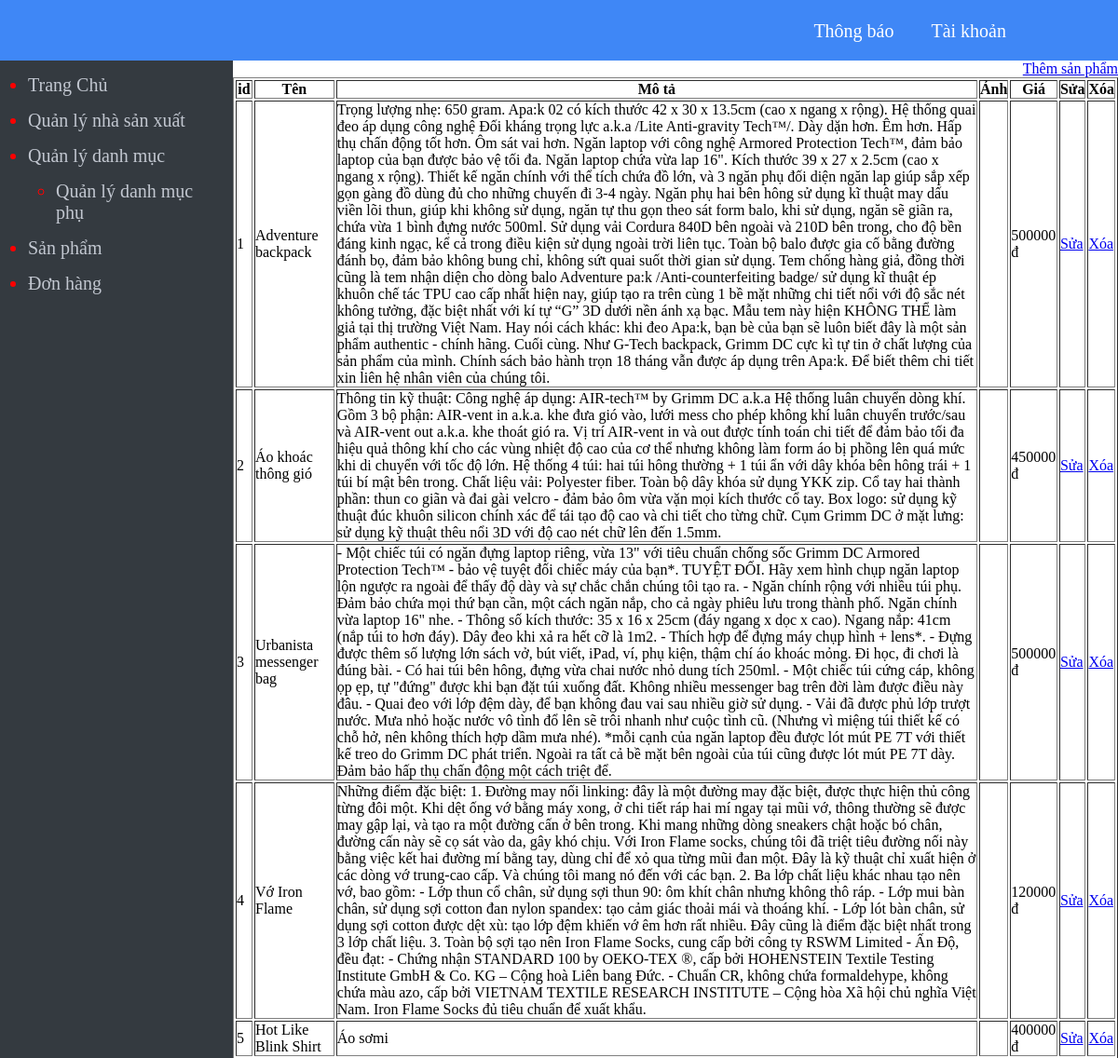
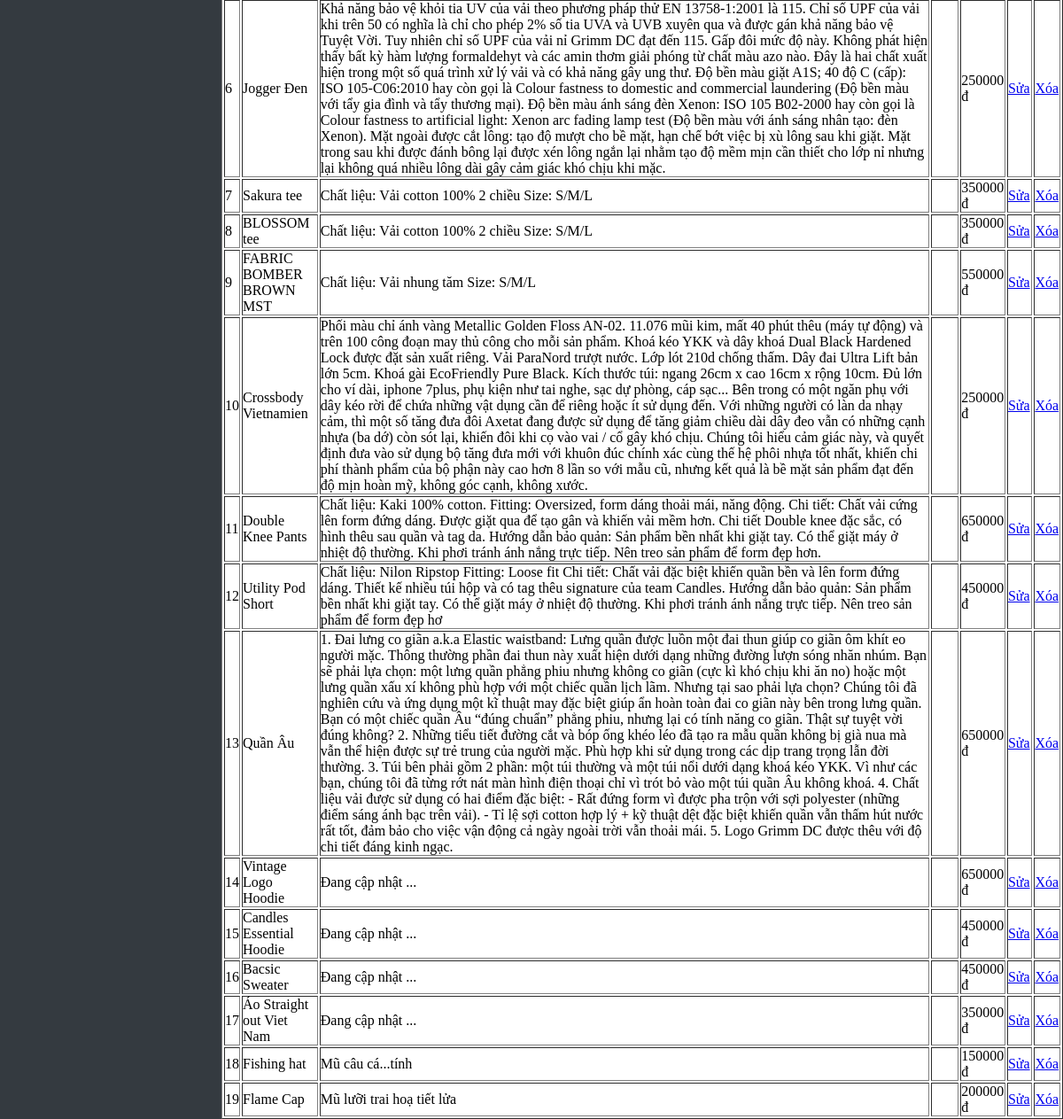
Before: /admin/product/index.php with the older database file (2 pictures, top to bottom).
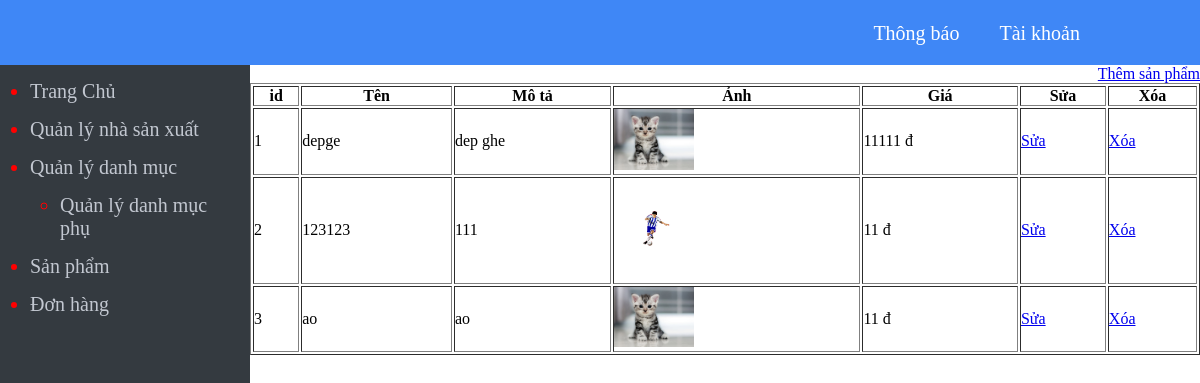
After: the same page with the newer database file.
### tables this page shows
CREATE TABLE `product` (
  `id` int(11) NOT NULL,
  `name` varchar(50) NOT NULL,
  `description` text NOT NULL,
  `img` text NOT NULL,
  `price` int(11) NOT NULL,
  `manufacturers_id` int(11) NOT NULL,
  `category_detail_id` int(11) NOT NULL
);

### admin/product/index.php (the view)
<?php require'../menu_top.php'?>
<?php require '../connect.php';
$sql="select * from product";
$result=mysqli_query($connect,$sql);
?>
	<a style="float:right;" href="form_insert.php">Thêm sản phẩm</a>
	<table border="1" width="100%">
		<tr>
		<th >id</th>
		<th >Tên</th>
		<th >Mô tả</th>
		<th >Ảnh</th>
		<th >Giá</th>
		<th >Sửa</th>
		<th >Xóa</th>
		</tr>
		<?php foreach ($result as $key => $each) { ?>
			<tr>
				<td><?php echo $key+1 ?></td>
				<td><?php echo $each['name'] ?></td>
				<td><?php echo $each['description'] ?></td>
				<td>
					<img width="80" src="photos/<?php echo $each['img'] ?>" alt="">
				</td>
				<td><?php echo $each['price'] ?> đ</td>
				<td>
					<a href="form_update.php?id=<?php echo $each['id']?>">Sửa</a>
				</td>
			 	<td>
					<a href="process_delete.php?id=<?php echo $each['id']?>">Xóa</a>
				</td>
			</tr>
		<?php } ?>
	</table>
<?php require'../menu_bottom.php'?>

### admin/menu_top.php (shortened to what this page needs)
<!DOCTYPE html>
<html lang="en">
<head>
</head>
<body>
	<div id="header" >
		<div class="header-compoment">
			<ul class="header-container">
				<li class="header-list"><a href="" class="header-item">Thông báo</a></li>
				<li class="header-list"><a href="" class="header-item">Tài khoản</a></li>
			</ul>
		</div>
	</div>
	<div id="container">
		<div class="navbar">
			<ul class="navbar-body">
				<li class="navbar-list"><a href="" class="navbar-item">Trang Chủ</a></li>
				<li class="navbar-list"><a href="../manufactures" class="navbar-item">Quản lý nhà sản xuất</a></li>
				<li class="navbar-list"><a href="../category" class="navbar-item">Quản lý danh mục</a>
					<ul class="navbar-body">
						<li class="navbar-list"><a href="../category_sub" class="navbar-item">Quản lý danh mục phụ</a></li>
					</ul>
				</li>
				<li class="navbar-list"><a href="../product" class="navbar-item">Sản phẩm</a></li>
				<li class="navbar-list"><a href="" class="navbar-item">Đơn hàng</a></li>
			</ul>
		</div>
		<div class="main-body">

### admin/menu_bottom.php (shortened to what this page needs)
	</div>
	</div>
</body>
</html>

### admin/menu_top.php (style rules this page uses)
* { margin: 0; padding: 0; box-sizing: none; }
#header { width: 100%; height: 65px; background-color: #3f87f6 ; position: fixed; top: 0; }
#container { margin-top: 65px; width: 100%; height: 100vh; }
.navbar { position: fixed; height: 100%; width: 250px; background-color: #343a40; left: 0; }
.main-body { margin-left:250px ; height: 100%; }
.navbar-list { margin: 15px 15px 10px 30px; font-size: 20px ; color: red; }
.navbar-item { text-decoration: none; color: #c2c7d0; }
.header-compoment { display: flex; justify-content: space-between; padding: 0 100px; }
.header-container { display: flex; }
.header-list { list-style: none; padding: 22px 20px; }
.header-item { text-decoration: none; color: white; font-size: 20px; }

Changed rows visible on the page:
removed product: name "Adventure backpack", description "Trọng lượng nhẹ: 650 gram. Apa:k 02 có kích thước 42 x 30 x 13.5cm (cao x ngang x rộng). Hệ thống quai đeo áp dụng công nghệ Đối kháng trọng lực a.k.a /Lite Anti-gravity Tech™/. Dày dặn hơn. Êm hơn. Hấp thụ chấn động tốt hơn. Ôm sát vai hơn. Ngăn laptop với công nghệ Armored Protection Tech™, đảm bảo laptop của bạn được bảo vệ tối đa. Ngăn laptop chứa vừa lap 16\". Kích thước 39 x 27 x 2.5cm (cao x ngang x rộng). Thiết kế ngăn chính với thể tích chứa đồ lớn, và 3 ngăn phụ đối diện ngăn lap giúp sắp xếp gọn gàng đồ dùng đủ cho những chuyến đi 3-4 ngày. Ngăn phụ hai bên hông sử dụng kĩ thuật may dấu viền lõi thun, giúp khi không sử dụng, ngăn tự thu gọn theo sát form balo, khi sử dụng, ngăn sẽ…", price "500000"
removed product: name "Áo khoác thông gió", description "Thông tin kỹ thuật: Công nghệ áp dụng: AIR-tech™ by Grimm DC a.k.a Hệ thống luân chuyển dòng khí. Gồm 3 bộ phận: AIR-vent in a.k.a. khe đưa gió vào, lưới mess cho phép không khí luân chuyển trước/sau và AIR-vent out a.k.a. khe thoát gió ra. Vị trí AIR-vent in và out được tính toán chi tiết để đảm bảo tối đa hiệu quả thông khí cho các vùng nhiệt độ cao của cơ thể nhưng không làm form áo bị phồng lên quá mức khi di chuyển với tốc độ lớn. Hệ thống 4 túi: hai túi hông thường + 1 túi ẩn với dây khóa bên hông trái + 1 túi bí mật bên trong. Chất liệu vải: Polyester fiber. Toàn bộ dây khóa sử dụng YKK zip. Cổ tay hai thành phần: thun co giãn và đai gài velcro - đảm bảo ôm vừa vặn mọi kích thước cổ…", price "450000"
removed product: name "Urbanista messenger bag", description "- Một chiếc túi có ngăn đựng laptop riêng, vừa 13\" với tiêu chuẩn chống sốc Grimm DC Armored Protection Tech™ - bảo vệ tuyệt đối chiếc máy của bạn*. TUYỆT ĐỐI. Hãy xem hình chụp ngăn laptop lộn ngược ra ngoài để thấy độ dày và sự chắc chắn chúng tôi tạo ra. - Ngăn chính rộng với nhiều túi phụ. Đảm bảo chứa mọi thứ bạn cần, một cách ngăn nắp, cho cả ngày phiêu lưu trong thành phố. Ngăn chính vừa laptop 16\" nhe. - Thông số kích thước: 35 x 16 x 25cm (đáy ngang x dọc x cao). Ngang nắp: 41cm (nắp túi to hơn đáy). Dây đeo khi xả ra hết cỡ là 1m2. - Thích hợp để đựng máy chụp hình + lens*. - Đựng được thêm số lượng lớn sách vở, bút viết, iPad, ví, phụ kiện, thậm chí áo khoác mỏng. Đi học, đi chơi…", price "500000"
removed product: name "Vớ Iron Flame", description "Những điểm đặc biệt: 1. Đường may nối linking: đây là một đường may đặc biệt, được thực hiện thủ công từng đôi một. Khi dệt ống vớ bằng máy xong, ở chi tiết ráp hai mí ngay tại mũi vớ, thông thường sẽ được may gập lại, và tạo ra một đường cấn ở bên trong. Khi mang những dòng sneakers chật hoặc bó chân, đường cấn này sẽ cọ sát vào da, gây khó chịu. Với Iron Flame socks, chúng tôi đã triệt tiêu đường nối này bằng việc kết hai đường mí bằng tay, dùng chỉ để xỏ qua từng mũi đan một. Đây là kỹ thuật chỉ xuất hiện ở các dòng vớ trung-cao cấp. Và chúng tôi mang nó đến với các bạn. 2. Ba lớp chất liệu khác nhau tạo nên vớ, bao gồm: - Lớp thun cổ chân, sử dụng sợi thun 90: ôm khít chân nhưng không…", price "120000"
removed product: name "Hot Like Blink Shirt", description "Áo sơmi", price "400000"
removed product: name "Jogger Đen", description "Khả năng bảo vệ khỏi tia UV của vải theo phương pháp thử EN 13758-1:2001 là 115. Chỉ số UPF của vải khi trên 50 có nghĩa là chỉ cho phép 2% số tia UVA và UVB xuyên qua và được gán khả năng bảo vệ Tuyệt Vời. Tuy nhiên chỉ số UPF của vải nỉ Grimm DC đạt đến 115. Gấp đôi mức độ này. Không phát hiện thấy bất kỳ hàm lượng formaldehyt và các amin thơm giải phóng từ chất màu azo nào. Đây là hai chất xuất hiện trong một số quá trình xử lý vải và có khả năng gây ung thư. Độ bền màu giặt A1S; 40 độ C (cấp): ISO 105-C06:2010 hay còn gọi là Colour fastness to domestic and commercial laundering (Độ bền màu với tẩy gia đình và tẩy thương mại). Độ bền màu ánh sáng đèn Xenon: ISO 105 B02-2000 hay còn gọi…", price "250000"
removed product: name "Sakura tee", description "Chất liệu: Vải cotton 100% 2 chiều Size: S/M/L", price "350000"
removed product: name "BLOSSOM tee", description "Chất liệu: Vải cotton 100% 2 chiều Size: S/M/L", price "350000"
removed product: name "FABRIC BOMBER BROWN MST", description "Chất liệu: Vải nhung tăm Size: S/M/L", price "550000"
removed product: name "Crossbody Vietnamien", description "Phối màu chỉ ánh vàng Metallic Golden Floss AN-02. 11.076 mũi kim, mất 40 phút thêu (máy tự động) và trên 100 công đoạn may thủ công cho mỗi sản phẩm. Khoá kéo YKK và dây khoá Dual Black Hardened Lock được đặt sản xuất riêng. Vải ParaNord trượt nước. Lớp lót 210d chống thấm. Dây đai Ultra Lift bản lớn 5cm. Khoá gài EcoFriendly Pure Black. Kích thước túi: ngang 26cm x cao 16cm x rộng 10cm. Đủ lớn cho ví dài, iphone 7plus, phụ kiện như tai nghe, sạc dự phòng, cáp sạc... Bên trong có một ngăn phụ với dây kéo rời để chứa những vật dụng cần để riêng hoặc ít sử dụng đến. Với những người có làn da nhạy cảm, thì một số tăng đưa đôi Axetat đang được sử dụng để tăng giảm chiều dài dây đeo vẫn có…", price "250000"
removed product: name "Double Knee Pants", description "Chất liệu: Kaki 100% cotton. Fitting: Oversized, form dáng thoải mái, năng động. Chi tiết: Chất vải cứng lên form đứng dáng. Được giặt qua để tạo gân và khiến vải mềm hơn. Chi tiết Double knee đặc sắc, có hình thêu sau quần và tag da. Hướng dẫn bảo quản: Sản phẩm bền nhất khi giặt tay. Có thể giặt máy ở nhiệt độ thường. Khi phơi tránh ánh nắng trực tiếp. Nên treo sản phẩm để form đẹp hơn.", price "650000"
removed product: name "Utility Pod Short", description "Chất liệu: Nilon Ripstop Fitting: Loose fit Chi tiết: Chất vải đặc biệt khiến quần bền và lên form đứng dáng. Thiết kế nhiều túi hộp và có tag thêu signature của team Candles. Hướng dẫn bảo quản: Sản phẩm bền nhất khi giặt tay. Có thể giặt máy ở nhiệt độ thường. Khi phơi tránh ánh nắng trực tiếp. Nên treo sản phẩm để form đẹp hơ", price "450000"
removed product: name "Quần Âu", description "1. Đai lưng co giãn a.k.a Elastic waistband: Lưng quần được luồn một đai thun giúp co giãn ôm khít eo người mặc. Thông thường phần đai thun này xuất hiện dưới dạng những đường lượn sóng nhăn nhúm. Bạn sẽ phải lựa chọn: một lưng quần phẳng phiu nhưng không co giãn (cực kì khó chịu khi ăn no) hoặc một lưng quần xấu xí không phù hợp với một chiếc quần lịch lãm. Nhưng tại sao phải lựa chọn? Chúng tôi đã nghiên cứu và ứng dụng một kĩ thuật may đặc biệt giúp ẩn hoàn toàn đai co giãn này bên trong lưng quần. Bạn có một chiếc quần Âu “đúng chuẩn” phẳng phiu, nhưng lại có tính năng co giãn. Thật sự tuyệt vời đúng không? 2. Những tiểu tiết đường cắt và bóp ống khéo léo đã tạo ra mẫu quần không bị già…", price "650000"
removed product: name "Vintage Logo Hoodie", description "Đang cập nhật ...", price "650000"
removed product: name "Candles Essential Hoodie", description "Đang cập nhật ...", price "450000"
removed product: name "Bacsic Sweater", description "Đang cập nhật ...", price "450000"
removed product: name "Áo Straight out Viet Nam", description "Đang cập nhật ...", price "350000"
removed product: name "Fishing hat", description "Mũ câu cá...tính", price "150000"
removed product: name "Flame Cap", description "Mũ lưỡi trai hoạ tiết lửa", price "200000"
added product: name "depge", description "dep ghe", img (picture), price "11111"
added product: name "123123", description "111", img (picture), price "11"
added product: name "ao", description "ao", img (picture), price "11"
